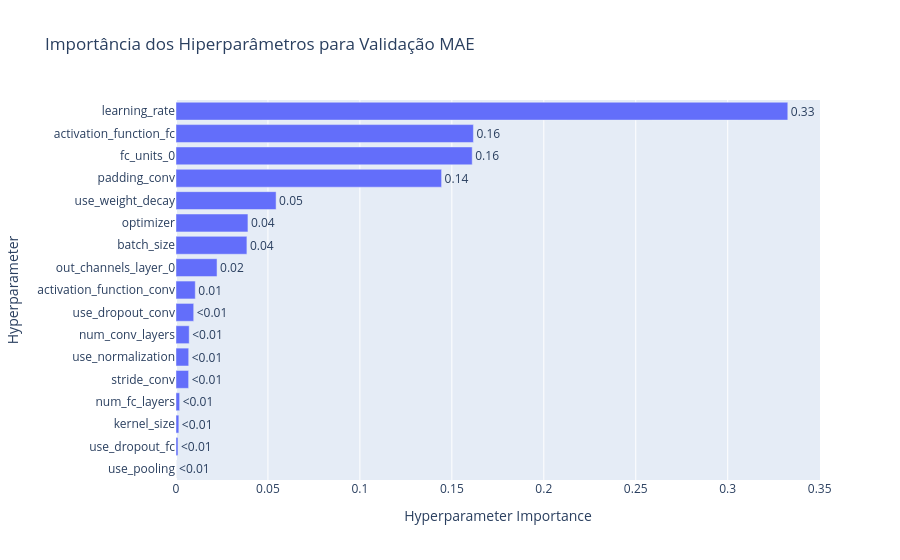

Notebook code cell kept with this figure:
### Markdown cell above
## plots treinamento do melhor modelo

### Code cell
fig = optuna.visualization.plot_param_importances(study_celeba, target=lambda t: t.values[0], target_name='Validation MAE')
fig.update_layout(title='Importância dos Hiperparâmetros para Validação MAE')
show(fig)

### Figure 1 — Plotly figure (JSON) as saved in the notebook; plotly's stock layout.template omitted (floating-point values rounded to 4 significant figures)
{"data": [{"cliponaxis": false, "hovertemplate": ["use_pooling (CategoricalDistribution): 2.3738371853372467e-05<extra></extra>", "use_dropout_fc (CategoricalDistribution): 0.0010767337918514543<extra></extra>", "kernel_size (IntDistribution): 0.0015421816831383982<extra></extra>", "num_fc_layers (IntDistribution): 0.001981906938872527<extra></extra>", "stride_conv (CategoricalDistribution): 0.006863793950106398<extra></extra>", "use_normalization (CategoricalDistribution): 0.006905790872939582<extra></extra>", "num_conv_layers (IntDistribution): 0.007171905437713965<extra></extra>", "use_dropout_conv (CategoricalDistribution): 0.0096233611246438<extra></extra>", "activation_function_conv (CategoricalDistribution): 0.01048270612575035<extra></extra>", "out_channels_layer_0 (IntDistribution): 0.022314110282894165<extra></extra>", "batch_size (CategoricalDistribution): 0.0385579434686821<extra></extra>", "optimizer (CategoricalDistribution): 0.03911861668010735<extra></extra>", "use_weight_decay (CategoricalDistribution): 0.054431638047420336<extra></extra>", "padding_conv (CategoricalDistribution): 0.14442415406688613<extra></extra>", "fc_units_0 (IntDistribution): 0.16107867584155014<extra></extra>", "activation_function_fc (CategoricalDistribution): 0.16172617856644433<extra></extra>", "learning_rate (FloatDistribution): 0.3326765647491459<extra></extra>"], "name": "Validation MAE", "orientation": "h", "text": ["<0.01", "<0.01", "<0.01", "<0.01", "<0.01", "<0.01", "<0.01", "<0.01", "0.01", "0.02", "0.04", "0.04", "0.05", "0.14", "0.16", "0.16", "0.33"], "textposition": "outside", "type": "bar", "x": [2.374e-05, 0.001077, 0.001542, 0.001982, 0.006864, 0.006906, 0.007172, 0.009623, 0.01048, 0.02231, 0.03856, 0.03912, 0.05443, 0.1444, 0.1611, 0.1617, 0.3327], "y": ["use_pooling", "use_dropout_fc", "kernel_size", "num_fc_layers", "stride_conv", "use_normalization", "num_conv_layers", "use_dropout_conv", "activation_function_conv", "out_channels_layer_0", "batch_size", "optimizer", "use_weight_decay", "padding_conv", "fc_units_0", "activation_function_fc", "learning_rate"]}], "layout": {"title": {"text": "Importância dos Hiperparâmetros para Validação MAE"}, "xaxis": {"title": {"text": "Hyperparameter Importance"}}, "yaxis": {"title": {"text": "Hyperparameter"}}}}
